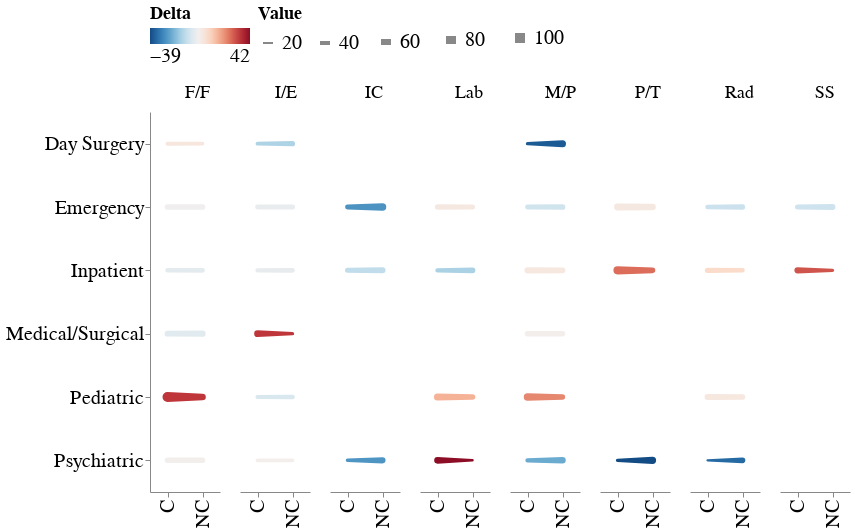

Notebook code cell kept with this figure:
### Code cell
fig

### Figure 1 — Vega-Lite specification as saved in the notebook (floating-point values rounded to 4 significant figures)
{"config": {"view": {"continuousWidth": 300, "continuousHeight": 300, "stroke": null}, "axis": {"labelFontSize": 20, "titleFontSize": 18}, "header": {"labelFontSize": 18}, "legend": {"labelFontSize": 20, "titleFontSize": 18}, "title": {"fontSize": 20}}, "data": {"name": "data-6f9db5719fbc6fef698ffcbab62319e7"}, "mark": {"type": "trail"}, "encoding": {"color": {"field": "delta", "legend": {"orient": "top", "title": "Delta"}, "scale": {"domainMid": 0, "reverse": true, "scheme": "redblue"}, "type": "quantitative"}, "column": {"field": "Code", "header": {"labelAlign": "left", "labelAnchor": "middle"}, "title": "", "type": "nominal"}, "size": {"field": "Value", "legend": {"orient": "top", "title": "Value"}, "scale": {"range": [0, 10]}, "type": "quantitative"}, "tooltip": [{"field": "Period", "type": "nominal"}, {"field": "Value", "type": "quantitative"}], "x": {"field": "Period", "title": null, "type": "nominal"}, "y": {"field": "Type", "title": "", "type": "nominal"}}, "height": 380, "title": "", "transform": [{"pivot": "Period", "value": "Value", "groupby": ["Type", "Code"]}, {"fold": ["NC", "C"], "as": ["Period", "Value"]}, {"calculate": "datum['C'] - datum['NC']", "as": "delta"}], "width": 70, "$schema": "https://vega.github.io/schema/vega-lite/v5.17.0.json", "datasets": {"data-6f9db5719fbc6fef698ffcbab62319e7": [{"Period": "NC", "Type": "Emergency", "Code": "P/T", "Value": "65.62"}, {"Period": "NC", "Type": "Emergency", "Code": "Rad", "Value": "53.35"}, {"Period": "C", "Type": "Emergency", "Code": "Rad", "Value": "44.41"}, {"Period": "NC", "Type": "Emergency", "Code": "I/E", "Value": "50.0"}, {"Period": "NC", "Type": "Emergency", "Code": "Lab", "Value": "50.0"}, {"Period": "NC", "Type": "Emergency", "Code": "M/P", "Value": "56.89"}, {"Period": "C", "Type": "Emergency", "Code": "M/P", "Value": "48.64"}, {"Period": "C", "Type": "Emergency", "Code": "I/E", "Value": "47.63"}, {"Period": "C", "Type": "Emergency", "Code": "Lab", "Value": "52.94"}, {"Period": "C", "Type": "Emergency", "Code": "IC", "Value": "48.52"}, {"Period": "C", "Type": "Emergency", "Code": "P/T", "Value": "68.57"}, {"Period": "NC", "Type": "Emergency", "Code": "SS", "Value": "58.33"}, {"Period": "NC", "Type": "Emergency", "Code": "F/F", "Value": "56.34"}, {"Period": "C", "Type": "Emergency", "Code": "F/F", "Value": "55.77"}, {"Period": "NC", "Type": "Emergency", "Code": "IC", "Value": "75.0"}, {"Period": "NC", "Type": "Inpatient", "Code": "M/P", "Value": "57.63"}, {"Period": "C", "Type": "Inpatient", "Code": "Rad", "Value": "53.66"}, {"Period": "NC", "Type": "Inpatient", "Code": "IC", "Value": "60.47"}, {"Period": "C", "Type": "Inpatient", "Code": "I/E", "Value": "43.82"}, {"Period": "C", "Type": "Inpatient", "Code": "M/P", "Value": "60.9"}, {"Period": "NC", "Type": "Inpatient", "Code": "I/E", "Value": "46.61"}, {"Period": "NC", "Type": "Inpatient", "Code": "F/F", "Value": "48.48"}, {"Period": "NC", "Type": "Inpatient", "Code": "Lab", "Value": "57.58"}, {"Period": "C", "Type": "Inpatient", "Code": "Lab", "Value": "43.75"}, {"Period": "NC", "Type": "Inpatient", "Code": "Rad", "Value": "45.33"}, {"Period": "C", "Type": "Inpatient", "Code": "IC", "Value": "50.0"}, {"Period": "NC", "Type": "Inpatient", "Code": "P/T", "Value": "55.88"}, {"Period": "C", "Type": "Inpatient", "Code": "F/F", "Value": "45.11"}, {"Period": "C", "Type": "Inpatient", "Code": "P/T", "Value": "81.82"}, {"Period": "C", "Type": "Inpatient", "Code": "SS", "Value": "62.5"}, {"Period": "NC", "Type": "Inpatient", "Code": "SS", "Value": "33.33"}, {"Period": "NC", "Type": "Day Surgery", "Code": "I/E", "Value": "51.56"}, {"Period": "NC", "Type": "Psychiatric", "Code": "I/E", "Value": "36.91"}, {"Period": "NC", "Type": "Psychiatric", "Code": "M/P", "Value": "65.38"}, {"Period": "NC", "Type": "Pediatric", "Code": "I/E", "Value": "47.06"}, {"Period": "NC", "Type": "Pediatric", "Code": "M/P", "Value": "52.78"}, {"Period": "NC", "Type": "Pediatric", "Code": "Rad", "Value": "55.0"}, {"Period": "C", "Type": "Psychiatric", "Code": "IC", "Value": "35.29"}, {"Period": "C", "Type": "Psychiatric", "Code": "M/P", "Value": "43.59"}, {"Period": "NC", "Type": "Psychiatric", "Code": "F/F", "Value": "55.22"}, {"Period": "C", "Type": "Psychiatric", "Code": "I/E", "Value": "37.6"}, {"Period": "C", "Type": "Psychiatric", "Code": "Lab", "Value": "66.67"}, {"Period": "C", "Type": "Psychiatric", "Code": "SS", "Value": "37.5"}, {"Period": "NC", "Type": "Psychiatric", "Code": "Rad", "Value": "56.25"}, {"Period": "C", "Type": "Psychiatric", "Code": "F/F", "Value": "55.56"}, {"Period": "C", "Type": "Pediatric", "Code": "Rad", "Value": "58.33"}, {"Period": "C", "Type": "Pediatric", "Code": "I/E", "Value": "40.82"}, {"Period": "NC", "Type": "Psychiatric", "Code": "IC", "Value": "61.29"}, {"Period": "NC", "Type": "Pediatric", "Code": "F/F", "Value": "66.67"}, {"Period": "NC", "Type": "Pediatric", "Code": "Lab", "Value": "55.56"}, {"Period": "NC", "Type": "Pediatric", "Code": "P/T", "Value": "75.0"}, {"Period": "C", "Type": "Pediatric", "Code": "Lab", "Value": "71.43"}, {"Period": "C", "Type": "Pediatric", "Code": "F/F", "Value": "100.0"}, {"Period": "NC", "Type": "Psychiatric", "Code": "Lab", "Value": "25.0"}, {"Period": "C", "Type": "Psychiatric", "Code": "P/T", "Value": "33.33"}, {"Period": "NC", "Type": "Psychiatric", "Code": "P/T", "Value": "72.73"}, {"Period": "C", "Type": "Psychiatric", "Code": "Rad", "Value": "22.22"}, {"Period": "C", "Type": "Pediatric", "Code": "M/P", "Value": "75.0"}, {"Period": "C", "Type": "Emergency", "Code": "SS", "Value": "50.0"}, {"Period": "C", "Type": "Day Surgery", "Code": "I/E", "Value": "38.3"}, {"Period": "NC", "Type": "Medical/Surgical", "Code": "M/P", "Value": "55.0"}, {"Period": "C", "Type": "Medical/Surgical", "Code": "F/F", "Value": "58.33"}, {"Period": "C", "Type": "Medical/Surgical", "Code": "I/E", "Value": "66.67"}, {"Period": "C", "Type": "Day Surgery", "Code": "F/F", "Value": "40.0"}, {"Period": "NC", "Type": "Medical/Surgical", "Code": "I/E", "Value": "33.33"}, {"Period": "NC", "Type": "Day Surgery", "Code": "F/F", "Value": "36.36"}, {"Period": "NC", "Type": "Day Surgery", "Code": "IC", "Value": "0.0"}, {"Period": "NC", "Type": "Day Surgery", "Code": "M/P", "Value": "70.0"}, {"Period": "NC", "Type": "Day Surgery", "Code": "Rad", "Value": "66.67"}, {"Period": "C", "Type": "Day Surgery", "Code": "M/P", "Value": "33.33"}, {"Period": "C", "Type": "Medical/Surgical", "Code": "M/P", "Value": "55.56"}, {"Period": "NC", "Type": "Medical/Surgical", "Code": "Rad", "Value": "66.67"}, {"Period": "NC", "Type": "Medical/Surgical", "Code": "F/F", "Value": "62.5"}]}}
